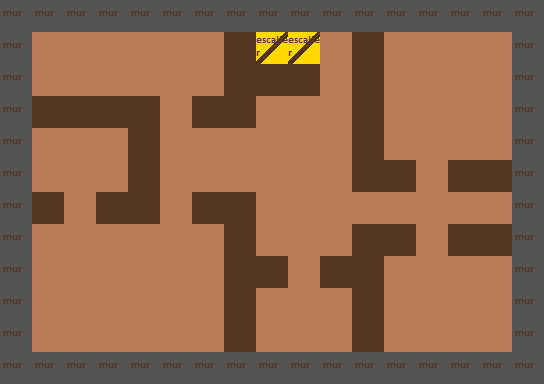

Rendered tile map (Tiled .tmx) drawn with the repository's tilesets; below, a short description and the full map source, tile grids included:
An orthogonal 17x12 tile map with 32x32 px tiles, 6 tile layers (type, bg2, fg1, fg2, ...), 2 tilesets.

<map version="2017.05.26" orientation="orthogonal" renderorder="right-down" width="17" height="12" tilewidth="32" tileheight="32" nextobjectid="1">
 <tileset firstgid="1" name="bgHome" tilewidth="32" tileheight="32" tilecount="4" columns="2">
  <image source="../tilesets/floorHome.png" width="64" height="64" />
 </tileset>
 <tileset firstgid="5" name="type" tilewidth="32" tileheight="32" tilecount="2" columns="2">
  <image source="typetilseset.png" width="64" height="32" />
  <tile id="0">
   <properties>
    <property name="type" type="int" value="1" />
   </properties>
  </tile>
  <tile id="1">
   <properties>
    <property name="type" type="int" value="2" />
   </properties>
  </tile>
 </tileset>
 <layer name="type" width="17" height="12">
  <data encoding="csv">
6,6,6,6,6,6,6,6,6,6,6,6,6,6,6,6,6,
6,5,5,5,5,5,5,6,5,5,5,6,5,5,5,5,6,
6,5,5,5,5,5,5,6,6,6,5,6,5,5,5,5,6,
6,6,6,6,6,5,6,6,5,5,5,6,5,5,5,5,6,
6,5,5,5,6,5,5,5,5,5,5,6,5,5,5,5,6,
6,5,5,5,6,5,5,5,5,5,5,6,6,5,6,6,6,
6,6,5,6,6,5,6,6,5,5,5,5,5,5,5,5,6,
6,5,5,5,5,5,5,6,5,5,5,6,6,5,6,6,6,
6,5,5,5,5,5,5,6,6,5,6,6,5,5,5,5,6,
6,5,5,5,5,5,5,6,5,5,5,6,5,5,5,5,6,
6,5,5,5,5,5,5,6,5,5,5,6,5,5,5,5,6,
6,6,6,6,6,6,6,6,6,6,6,6,6,6,6,6,6
</data>
 </layer>
 <layer name="bg2" width="17" height="12">
  <data encoding="csv">
0,0,0,0,0,0,0,0,0,0,0,0,0,0,0,0,0,
0,0,0,0,0,0,0,0,0,0,0,0,0,0,0,0,0,
0,0,0,0,0,0,0,0,0,0,0,0,0,0,0,0,0,
0,0,0,0,0,0,0,0,0,0,0,0,0,0,0,0,0,
0,0,0,0,0,0,0,0,0,0,0,0,0,0,0,0,0,
0,0,0,0,0,0,0,0,0,0,0,0,0,0,0,0,0,
0,0,0,0,0,0,0,0,0,0,0,0,0,0,0,0,0,
0,0,0,0,0,0,0,0,0,0,0,0,0,0,0,0,0,
0,0,0,0,0,0,0,0,0,0,0,0,0,0,0,0,0,
0,0,0,0,0,0,0,0,0,0,0,0,0,0,0,0,0,
0,0,0,0,0,0,0,0,0,0,0,0,0,0,0,0,0,
0,0,0,0,0,0,0,0,0,0,0,0,0,0,0,0,0
</data>
 </layer>
 <layer name="fg1" width="17" height="12">
  <data encoding="csv">
0,0,0,0,0,0,0,0,0,0,0,0,0,0,0,0,0,
0,0,0,0,0,0,0,0,0,0,0,0,0,0,0,0,0,
0,0,0,0,0,0,0,0,0,0,0,0,0,0,0,0,0,
0,0,0,0,0,0,0,0,0,0,0,0,0,0,0,0,0,
0,0,0,0,0,0,0,0,0,0,0,0,0,0,0,0,0,
0,0,0,0,0,0,0,0,0,0,0,0,0,0,0,0,0,
0,0,0,0,0,0,0,0,0,0,0,0,0,0,0,0,0,
0,0,0,0,0,0,0,0,0,0,0,0,0,0,0,0,0,
0,0,0,0,0,0,0,0,0,0,0,0,0,0,0,0,0,
0,0,0,0,0,0,0,0,0,0,0,0,0,0,0,0,0,
0,0,0,0,0,0,0,0,0,0,0,0,0,0,0,0,0,
0,0,0,0,0,0,0,0,0,0,0,0,0,0,0,0,0
</data>
 </layer>
 <layer name="fg2" width="17" height="12">
  <data encoding="csv">
0,0,0,0,0,0,0,0,0,0,0,0,0,0,0,0,0,
0,0,0,0,0,0,0,0,0,0,0,0,0,0,0,0,0,
0,0,0,0,0,0,0,0,0,0,0,0,0,0,0,0,0,
0,0,0,0,0,0,0,0,0,0,0,0,0,0,0,0,0,
0,0,0,0,0,0,0,0,0,0,0,0,0,0,0,0,0,
0,0,0,0,0,0,0,0,0,0,0,0,0,0,0,0,0,
0,0,0,0,0,0,0,0,0,0,0,0,0,0,0,0,0,
0,0,0,0,0,0,0,0,0,0,0,0,0,0,0,0,0,
0,0,0,0,0,0,0,0,0,0,0,0,0,0,0,0,0,
0,0,0,0,0,0,0,0,0,0,0,0,0,0,0,0,0,
0,0,0,0,0,0,0,0,0,0,0,0,0,0,0,0,0,
0,0,0,0,0,0,0,0,0,0,0,0,0,0,0,0,0
</data>
 </layer>
 <layer name="info" width="17" height="12">
  <data encoding="csv">
0,0,0,0,0,0,0,0,0,0,0,0,0,0,0,0,0,
0,0,0,0,0,0,0,0,0,0,0,0,0,0,0,0,0,
0,0,0,0,0,0,0,0,0,0,0,0,0,0,0,0,0,
0,0,0,0,0,0,0,0,0,0,0,0,0,0,0,0,0,
0,0,0,0,0,0,0,0,0,0,0,0,0,0,0,0,0,
0,0,0,0,0,0,0,0,0,0,0,0,0,0,0,0,0,
0,0,0,0,0,0,0,0,0,0,0,0,0,0,0,0,0,
0,0,0,0,0,0,0,0,0,0,0,0,0,0,0,0,0,
0,0,0,0,0,0,0,0,0,0,0,0,0,0,0,0,0,
0,0,0,0,0,0,0,0,0,0,0,0,0,0,0,0,0,
0,0,0,0,0,0,0,0,0,0,0,0,0,0,0,0,0,
0,0,0,0,0,0,0,0,0,0,0,0,0,0,0,0,0
</data>
 </layer>
 <layer name="bg1" width="17" height="12">
  <data encoding="csv">
3,3,3,3,3,3,3,3,3,3,3,3,3,3,3,3,3,
3,1,1,1,1,1,1,2,4,4,1,2,1,1,1,1,3,
3,1,1,1,1,1,1,2,2,2,1,2,1,1,1,1,3,
3,2,2,2,2,1,2,2,1,1,1,2,1,1,1,1,3,
3,1,1,1,2,1,1,1,1,1,1,2,1,1,1,1,3,
3,1,1,1,2,1,1,1,1,1,1,2,2,1,2,2,3,
3,2,1,2,2,1,2,2,1,1,1,1,1,1,1,1,3,
3,1,1,1,1,1,1,2,1,1,1,2,2,1,2,2,3,
3,1,1,1,1,1,1,2,2,1,2,2,1,1,1,1,3,
3,1,1,1,1,1,1,2,1,1,1,2,1,1,1,1,3,
3,1,1,1,1,1,1,2,1,1,1,2,1,1,1,1,3,
3,3,3,3,3,3,3,3,3,3,3,3,3,3,3,3,3
</data>
 </layer>
</map>
